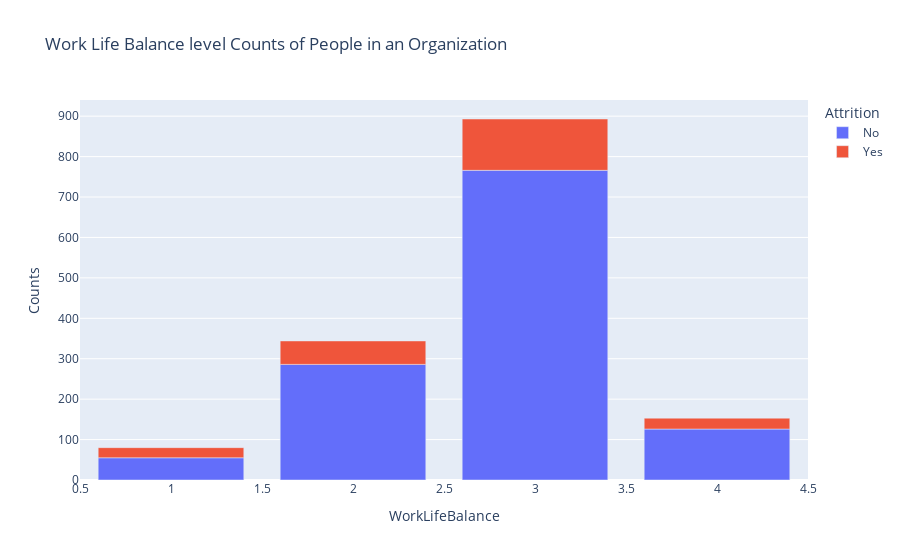

Write notebook code for a chart like this one.
### Markdown cell above
#### How does Work Life Balance impact the overall attrition rates?

### Code cell
wlb_att=data.groupby(['WorkLifeBalance','Attrition']).apply(lambda x:x['DailyRate'].count()).reset_index(name='Counts')
px.bar(wlb_att,x='WorkLifeBalance',y='Counts',color='Attrition',title='Work Life Balance level Counts of People in an Organization')

### Figure 1 — Plotly figure (JSON) as saved in the notebook; plotly's stock layout.template omitted (floating-point values rounded to 4 significant figures)
{"data": [{"alignmentgroup": "True", "hovertemplate": "Attrition=No<br>WorkLifeBalance=%{x}<br>Counts=%{y}<extra></extra>", "legendgroup": "No", "marker": {"color": "#636efa", "pattern": {"shape": ""}}, "name": "No", "offsetgroup": "No", "orientation": "v", "showlegend": true, "textposition": "auto", "type": "bar", "x": [1, 2, 3, 4], "xaxis": "x", "y": [55, 286, 766, 126], "yaxis": "y"}, {"alignmentgroup": "True", "hovertemplate": "Attrition=Yes<br>WorkLifeBalance=%{x}<br>Counts=%{y}<extra></extra>", "legendgroup": "Yes", "marker": {"color": "#EF553B", "pattern": {"shape": ""}}, "name": "Yes", "offsetgroup": "Yes", "orientation": "v", "showlegend": true, "textposition": "auto", "type": "bar", "x": [1, 2, 3, 4], "xaxis": "x", "y": [25, 58, 127, 27], "yaxis": "y"}], "layout": {"barmode": "relative", "legend": {"title": {"text": "Attrition"}, "tracegroupgap": 0}, "title": {"text": "Work Life Balance level Counts of People in an Organization"}, "xaxis": {"anchor": "y", "domain": [0, 1], "title": {"text": "WorkLifeBalance"}}, "yaxis": {"anchor": "x", "domain": [0, 1], "title": {"text": "Counts"}}}}
